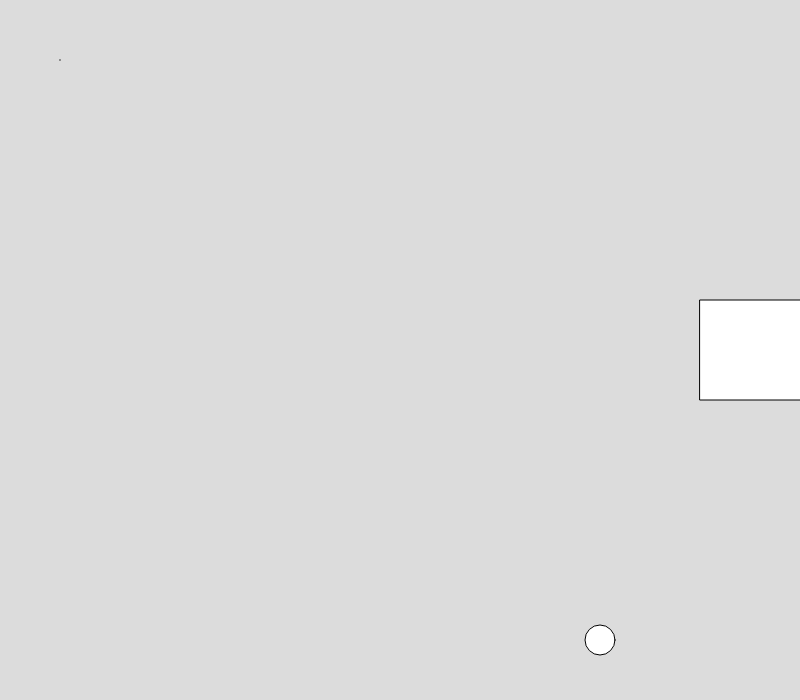
Frame 1 (no input)
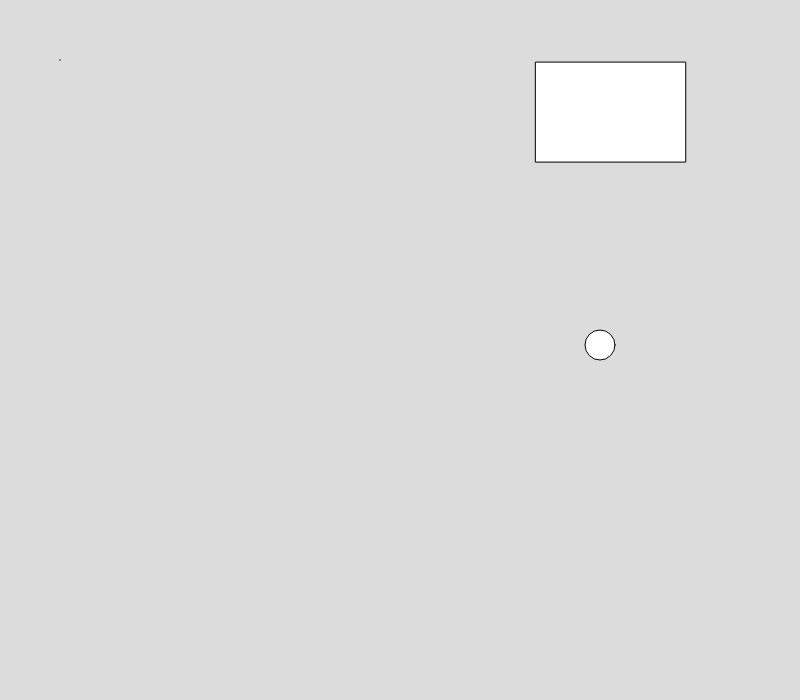
Frame 60 (no input)
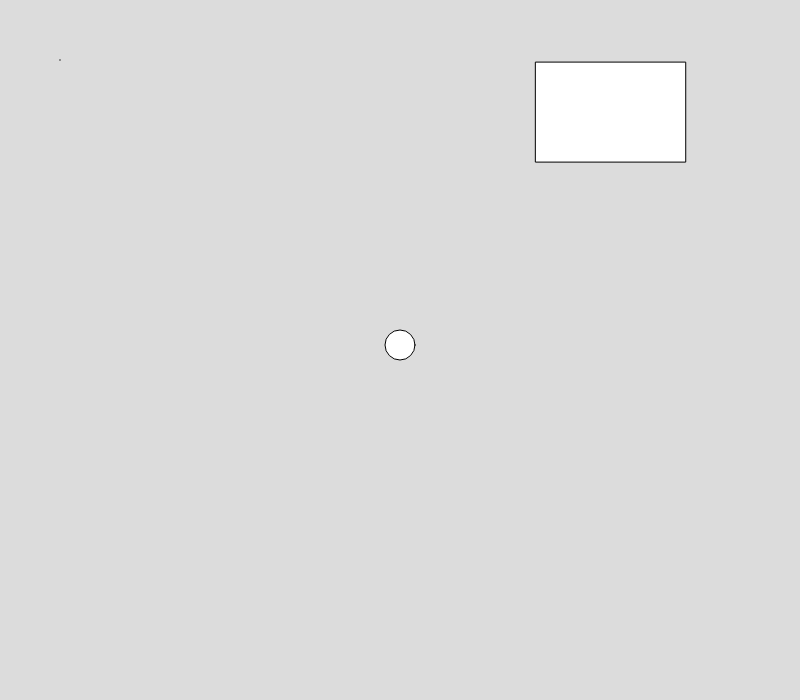
Frame 120 (the mouse pressed at the canvas centre since frame 60)

The p5.js sketch that drew these frames (run headless with seeded random() and noise() and a simulated clock; from frame 60 on, the mouse is pressed at the canvas centre):

// p5.js sketch
// ── sketch.js
var ballx = 600
var bally = 640
var catx  = 700
var caty  = 300




function setup() {
  createCanvas(800, 700);
}


function mousePressed ( ) {
  ballx = mouseX
  bally = 640
}


function draw() {
  background(220);
  triangle (60,60,60,60,60,60)
  ellipse ( ballx , bally ,30,30 )
  bally = bally - 5
   
  rect ( catx, caty, 150,100)
  if (ballx > caty && ballx < catx + 75 && bally > caty && bally < caty + 100 ){
  catx = random(750)
  caty = random(300)
}
  
  
  
}
